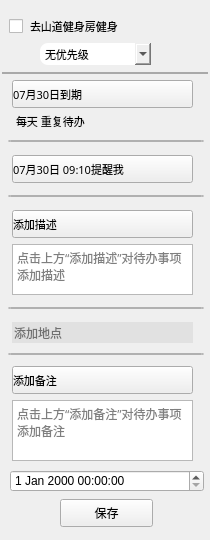
<?xml version="1.0" encoding="UTF-8"?>
<ui version="4.0">
 <class>KTodoItemInfo</class>
 <widget class="QWidget" name="KTodoItemInfo">
  <property name="geometry">
   <rect>
    <x>0</x>
    <y>0</y>
    <width>210</width>
    <height>540</height>
   </rect>
  </property>
  <property name="minimumSize">
   <size>
    <width>210</width>
    <height>540</height>
   </size>
  </property>
  <property name="maximumSize">
   <size>
    <width>210</width>
    <height>540</height>
   </size>
  </property>
  <property name="windowTitle">
   <string>KTodoItemInfo</string>
  </property>
  <widget class="QLabel" name="m_todocontent_label">
   <property name="geometry">
    <rect>
     <x>30</x>
     <y>16</y>
     <width>170</width>
     <height>20</height>
    </rect>
   </property>
   <property name="font">
    <font>
     <family>Microsoft YaHei</family>
     <pointsize>8</pointsize>
    </font>
   </property>
   <property name="styleSheet">
    <string notr="true">font-family: Microsoft YaHei;
text-align: left;</string>
   </property>
   <property name="text">
    <string>去山道健身房健身</string>
   </property>
  </widget>
  <widget class="QComboBox" name="m_proirity_box">
   <property name="geometry">
    <rect>
     <x>40</x>
     <y>43</y>
     <width>111</width>
     <height>22</height>
    </rect>
   </property>
   <property name="font">
    <font>
     <family>Microsoft YaHei</family>
     <pointsize>8</pointsize>
    </font>
   </property>
   <property name="styleSheet">
    <string notr="true">border-radius: 8px;
font-family: Microsoft YaHei;
text-align: left;</string>
   </property>
   <item>
    <property name="text">
     <string>无优先级</string>
    </property>
    <property name="icon">
     <iconset resource="kmainwindow.qrc">
      <normaloff>:/todoitem/icons/priority_null.png</normaloff>:/todoitem/icons/priority_null.png</iconset>
    </property>
   </item>
   <item>
    <property name="text">
     <string>低优先级</string>
    </property>
    <property name="icon">
     <iconset resource="kmainwindow.qrc">
      <normaloff>:/todoitem/icons/priority_low.png</normaloff>:/todoitem/icons/priority_low.png</iconset>
    </property>
   </item>
   <item>
    <property name="text">
     <string>中优先级</string>
    </property>
    <property name="icon">
     <iconset resource="kmainwindow.qrc">
      <normaloff>:/todoitem/icons/priority_mid.png</normaloff>:/todoitem/icons/priority_mid.png</iconset>
    </property>
   </item>
   <item>
    <property name="text">
     <string>高优先级</string>
    </property>
    <property name="icon">
     <iconset resource="kmainwindow.qrc">
      <normaloff>:/todoitem/icons/priority_high.png</normaloff>:/todoitem/icons/priority_high.png</iconset>
    </property>
   </item>
  </widget>
  <widget class="QPushButton" name="split_line1">
   <property name="geometry">
    <rect>
     <x>2</x>
     <y>72</y>
     <width>206</width>
     <height>2</height>
    </rect>
   </property>
   <property name="styleSheet">
    <string notr="true">background-color: rgb(169, 169, 169);
border: none;</string>
   </property>
   <property name="text">
    <string/>
   </property>
  </widget>
  <widget class="QPushButton" name="m_date_btn">
   <property name="geometry">
    <rect>
     <x>12</x>
     <y>80</y>
     <width>181</width>
     <height>28</height>
    </rect>
   </property>
   <property name="font">
    <font>
     <family>Microsoft YaHei</family>
     <pointsize>8</pointsize>
    </font>
   </property>
   <property name="styleSheet">
    <string notr="true">text-align: left;
font-family: Microsoft YaHei;</string>
   </property>
   <property name="text">
    <string>07月30日到期</string>
   </property>
   <property name="icon">
    <iconset resource="kmainwindow.qrc">
     <normaloff>:/todoiteminfo/icons/calendar.png</normaloff>:/todoiteminfo/icons/calendar.png</iconset>
   </property>
  </widget>
  <widget class="QLabel" name="m_date_info_label">
   <property name="geometry">
    <rect>
     <x>16</x>
     <y>114</y>
     <width>181</width>
     <height>15</height>
    </rect>
   </property>
   <property name="font">
    <font>
     <family>Microsoft YaHei</family>
     <pointsize>8</pointsize>
    </font>
   </property>
   <property name="styleSheet">
    <string notr="true">font-family: Microsoft YaHei;
text-align: left;</string>
   </property>
   <property name="text">
    <string>每天 重复待办</string>
   </property>
  </widget>
  <widget class="QPushButton" name="split_line_2">
   <property name="geometry">
    <rect>
     <x>8</x>
     <y>140</y>
     <width>196</width>
     <height>2</height>
    </rect>
   </property>
   <property name="styleSheet">
    <string notr="true">color: rgb(189, 190, 189);
background-color: rgb(233, 233, 233);</string>
   </property>
   <property name="text">
    <string/>
   </property>
  </widget>
  <widget class="QPushButton" name="m_clock_btn">
   <property name="geometry">
    <rect>
     <x>12</x>
     <y>155</y>
     <width>181</width>
     <height>28</height>
    </rect>
   </property>
   <property name="font">
    <font>
     <family>Microsoft YaHei</family>
     <pointsize>8</pointsize>
    </font>
   </property>
   <property name="styleSheet">
    <string notr="true">text-align: left;
font-family: Microsoft YaHei;</string>
   </property>
   <property name="text">
    <string>07月30日 09:10提醒我</string>
   </property>
   <property name="icon">
    <iconset resource="kmainwindow.qrc">
     <normaloff>:/todoiteminfo/icons/clock.png</normaloff>:/todoiteminfo/icons/clock.png</iconset>
   </property>
  </widget>
  <widget class="QPushButton" name="split_line_3">
   <property name="geometry">
    <rect>
     <x>8</x>
     <y>195</y>
     <width>196</width>
     <height>2</height>
    </rect>
   </property>
   <property name="styleSheet">
    <string notr="true">
background-color: rgb(233, 233, 233);</string>
   </property>
   <property name="text">
    <string/>
   </property>
  </widget>
  <widget class="QPushButton" name="m_add_description_btn">
   <property name="geometry">
    <rect>
     <x>12</x>
     <y>210</y>
     <width>181</width>
     <height>28</height>
    </rect>
   </property>
   <property name="font">
    <font>
     <family>Microsoft YaHei</family>
     <pointsize>8</pointsize>
    </font>
   </property>
   <property name="styleSheet">
    <string notr="true">text-align: left;
font-family: Microsoft YaHei;</string>
   </property>
   <property name="text">
    <string>添加描述</string>
   </property>
   <property name="icon">
    <iconset resource="kmainwindow.qrc">
     <normaloff>:/todoiteminfo/icons/description.png</normaloff>:/todoiteminfo/icons/description.png</iconset>
   </property>
  </widget>
  <widget class="QTextEdit" name="m_description_edit">
   <property name="geometry">
    <rect>
     <x>12</x>
     <y>244</y>
     <width>181</width>
     <height>51</height>
    </rect>
   </property>
   <property name="font">
    <font>
     <family>Microsoft YaHei</family>
    </font>
   </property>
   <property name="styleSheet">
    <string notr="true">text-align: left;
font-family: Microsoft YaHei;</string>
   </property>
   <property name="readOnly">
    <bool>false</bool>
   </property>
   <property name="placeholderText">
    <string>点击上方“添加描述”对待办事项添加描述</string>
   </property>
  </widget>
  <widget class="QPushButton" name="split_line_4">
   <property name="geometry">
    <rect>
     <x>8</x>
     <y>307</y>
     <width>196</width>
     <height>2</height>
    </rect>
   </property>
   <property name="styleSheet">
    <string notr="true">
background-color: rgb(233, 233, 233);</string>
   </property>
   <property name="text">
    <string/>
   </property>
  </widget>
  <widget class="QLineEdit" name="m_location_edit">
   <property name="geometry">
    <rect>
     <x>12</x>
     <y>322</y>
     <width>181</width>
     <height>21</height>
    </rect>
   </property>
   <property name="font">
    <font>
     <family>Microsoft YaHei</family>
    </font>
   </property>
   <property name="styleSheet">
    <string notr="true">background-color: rgb(225, 225, 225);
border: none;
text-align: left;
font-family: Microsoft YaHei;</string>
   </property>
   <property name="placeholderText">
    <string>添加地点</string>
   </property>
  </widget>
  <widget class="QPushButton" name="split_line_5">
   <property name="geometry">
    <rect>
     <x>8</x>
     <y>353</y>
     <width>196</width>
     <height>2</height>
    </rect>
   </property>
   <property name="styleSheet">
    <string notr="true">background-color: rgb(233, 233, 233);</string>
   </property>
   <property name="text">
    <string/>
   </property>
  </widget>
  <widget class="QPushButton" name="m_add_remark_btn">
   <property name="geometry">
    <rect>
     <x>12</x>
     <y>366</y>
     <width>181</width>
     <height>28</height>
    </rect>
   </property>
   <property name="font">
    <font>
     <family>Microsoft YaHei</family>
     <pointsize>8</pointsize>
    </font>
   </property>
   <property name="styleSheet">
    <string notr="true">text-align: left;
font-family: Microsoft YaHei;</string>
   </property>
   <property name="text">
    <string>添加备注</string>
   </property>
   <property name="icon">
    <iconset resource="kmainwindow.qrc">
     <normaloff>:/todoiteminfo/icons/remark.png</normaloff>:/todoiteminfo/icons/remark.png</iconset>
   </property>
  </widget>
  <widget class="QTextEdit" name="m_remark_edit">
   <property name="geometry">
    <rect>
     <x>12</x>
     <y>400</y>
     <width>181</width>
     <height>61</height>
    </rect>
   </property>
   <property name="font">
    <font>
     <family>Microsoft YaHei</family>
    </font>
   </property>
   <property name="styleSheet">
    <string notr="true">text-align: left;
font-family: Microsoft YaHei;</string>
   </property>
   <property name="readOnly">
    <bool>false</bool>
   </property>
   <property name="placeholderText">
    <string>点击上方“添加备注”对待办事项添加备注</string>
   </property>
  </widget>
  <widget class="QCheckBox" name="m_is_check_box">
   <property name="geometry">
    <rect>
     <x>9</x>
     <y>16</y>
     <width>20</width>
     <height>20</height>
    </rect>
   </property>
   <property name="font">
    <font>
     <pointsize>11</pointsize>
    </font>
   </property>
   <property name="text">
    <string/>
   </property>
  </widget>
  <widget class="QPushButton" name="m_save_btn">
   <property name="geometry">
    <rect>
     <x>60</x>
     <y>499</y>
     <width>93</width>
     <height>28</height>
    </rect>
   </property>
   <property name="text">
    <string>保存</string>
   </property>
  </widget>
  <widget class="QDateTimeEdit" name="m_datetime_edit">
   <property name="geometry">
    <rect>
     <x>10</x>
     <y>470</y>
     <width>194</width>
     <height>22</height>
    </rect>
   </property>
  </widget>
 </widget>
 <layoutdefault spacing="6" margin="11"/>
 <resources>
  <include location="kmainwindow.qrc"/>
 </resources>
 <connections/>
</ui>
